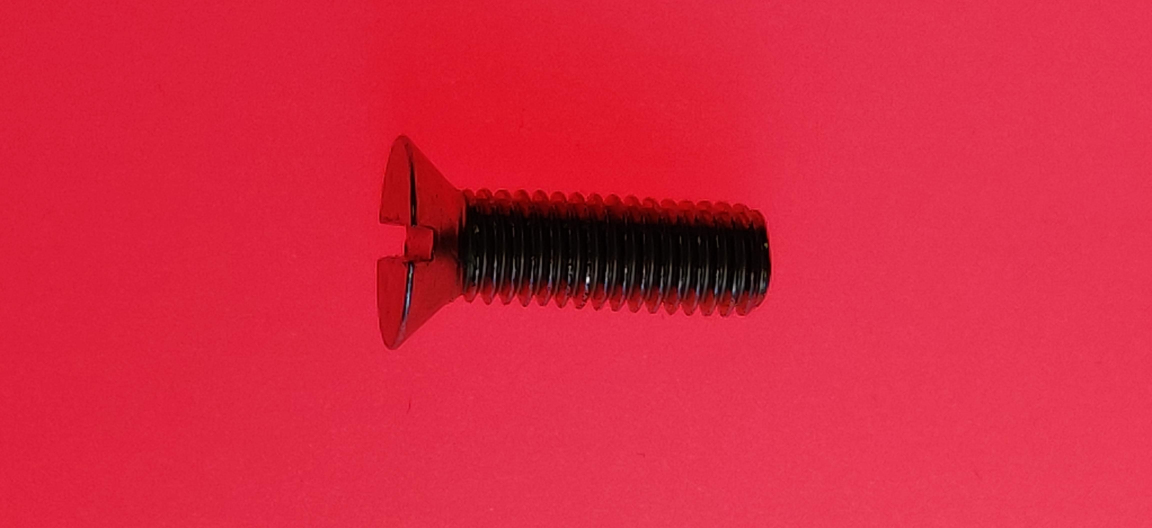
#> input picture Photos/IMG_20200217_125027.jpg, 4608 x 2112 px (shown at 1/4 size)
$ jupyter execute PhotoDataExtraction.ipynb
#> lines starting #> are read from the running program, lines starting #| are printed output that depends on the picture; after the words box and inside, x2 and y2 are one past the last pixel; in counts of white or black regions, pixels touching at a corner belong together
[cell 1]
import cv2
import numpy as np

[cell 2]
# image = cv2.imread("Photos/IMG_20200217_125023.jpg")
image = cv2.imread("Photos/IMG_20200217_125027.jpg")
#> image is the input picture: shape (2112, 4608, 3); mean B, G, R 65.3, 40.1, 215.5
# image = cv2.imread("Photos/IMG_20200217_124942.jpg")
# cv2.namedWindow('image')

def nothing(x):
    pass
val = 25
size = (24*val,11*val)
img = cv2.resize(image, size)
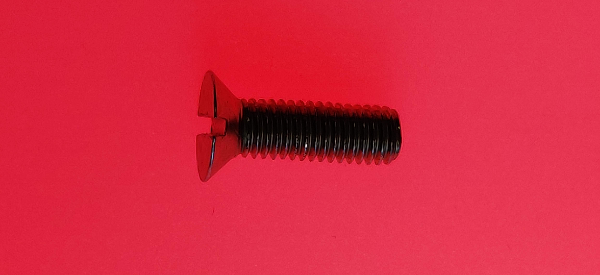
#> img: shape (275, 600, 3); mean B, G, R 65.2, 40, 215.4

# cv2.createTrackbar('TOP','image',0,255,nothing)
# cv2.createTrackbar('BOT','image',0,255,nothing)
top = 255
bot = 73

img_gray = cv2.cvtColor(img, cv2.COLOR_BGR2GRAY)
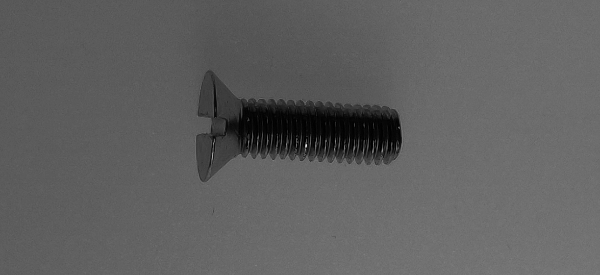
#> img_gray: shape (275, 600); min 0, max 234, mean 95.3
ret, thresh = cv2.threshold(img_gray, bot, top, cv2.THRESH_BINARY_INV)
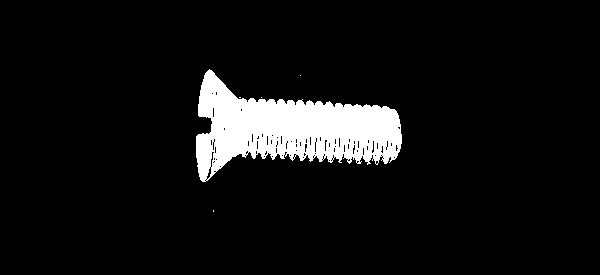
#> thresh: shape (275, 600); 7.3% white; 5 white regions (4 under 20 px), largest, box (x1, y1, x2, y2) and area: (196, 69, 402, 182) 11973
#> ret = 73
kernel1 = np.ones((5,5),np.uint8)
kernel2 = np.ones((9,9),np.uint8)
opening = cv2.morphologyEx(thresh, cv2.MORPH_OPEN, kernel1)
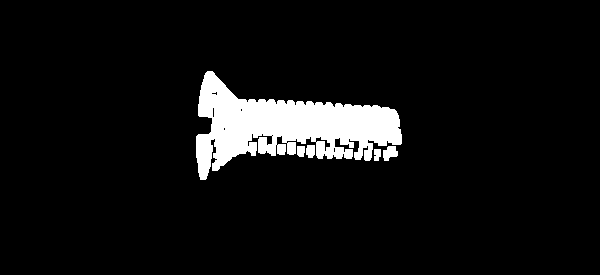
#> opening: shape (275, 600); 6.8% white; 5 white regions, box (x1, y1, x2, y2) and area: (196, 71, 402, 180) 10750, (383, 146, 398, 161) 159, (306, 145, 315, 158) 103, (297, 146, 305, 157) 81, (374, 149, 381, 161) 74
closing = cv2.morphologyEx(opening, cv2.MORPH_CLOSE, kernel2)
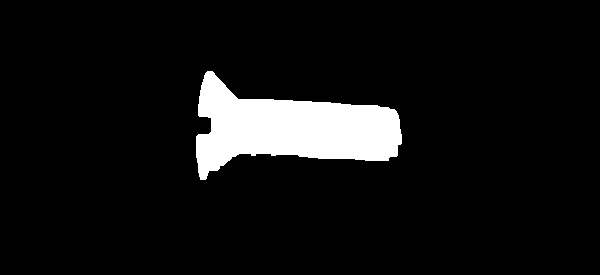
#> closing: shape (275, 600); 7.4% white; 1 white region
contours, hierarchy = cv2.findContours(closing, cv2.RETR_TREE, cv2.CHAIN_APPROX_SIMPLE)
#> contours = 1 contour; box (x1, y1, x2, y2) and area: (196, 71, 402, 180) 11848
show = cv2.cvtColor(closing, cv2.COLOR_GRAY2BGR)
#> show: shape (275, 600, 3); 7.4% white; 1 white region, box (x1, y1, x2, y2) and area: (196, 71, 402, 180) 12137
contour = cv2.cvtColor(show, cv2.COLOR_BGR2GRAY)
contour = cv2.cvtColor(contour, cv2.COLOR_GRAY2BGR)
epsilon = 0.01*cv2.arcLength(contours[0],True)
#> epsilon = 6.15
approx = cv2.approxPolyDP(contours[0],epsilon,True)
#> approx = contour of 11 points, box (x1, y1, x2, y2) (196, 71, 398, 180), area 10964
hull = cv2.convexHull(contours[0])
#> hull = contour of 24 points, box (x1, y1, x2, y2) (196, 71, 402, 180), area 16148
perimeter = cv2.arcLength(contours[0],True)
#> perimeter = 615.2
x,y,w,h = cv2.boundingRect(contours[0])
#> x = 196; y = 71; w = 206; h = 109
cv2.rectangle(contour,(x,y),(x+w,y+h),(0,255,0),2)
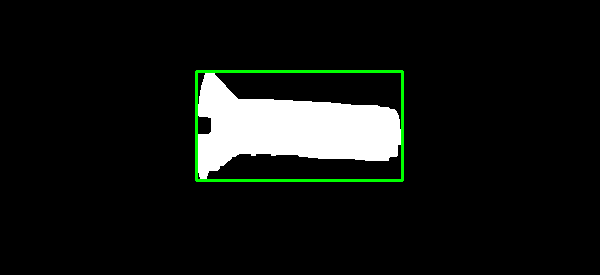
#> contour: shape (275, 600, 3); mean B, G, R 18.6, 21.5, 18.6

rect = cv2.minAreaRect(contours[0])
#> rect = ((295.4, 115.7), (206.3, 107.2), -5.93)
box = cv2.boxPoints(rect)
#> box = [[198.4, 179.7], [187.3, 73.05], [392.5, 51.74], [403.5, 158.4]]
box = np.int0(box)
#> box = [[198, 179], [187, 73], [392, 51], [403, 158]]
cv2.drawContours(show,[box],0,(0,0,255),2)

cv2.drawContours(show, approx, -1, (0,255,0), 5)
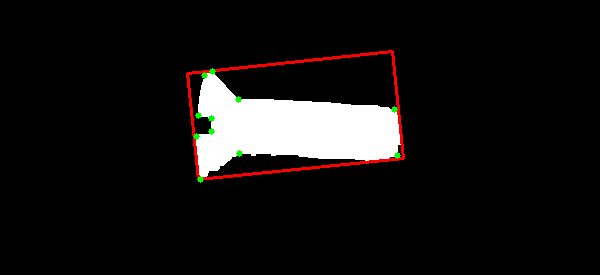
#> show: shape (275, 600, 3); mean B, G, R 18.3, 18.8, 21.1
for item in range(approx.shape[0]):
    cv2.line(show, (approx[item][0][0],approx[item][0][1]), (approx[(item + 1) % approx.shape[0]][0][0],approx[(item + 1) % approx.shape[0]][0][1]), (0,255,0), 3)
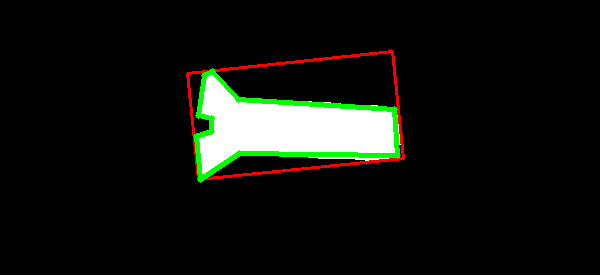
#> show: shape (275, 600, 3); 1.57% of pixels changed, all inside (x1, y1, x2, y2) = (194, 70, 400, 181)

cv2.imshow('image', show)

while(1):
    k = cv2.waitKey(1) & 0xFF
#> (key Esc is pressed here)
    if k == 27:
        break

    # get current positions of four trackbars
#     top = cv2.getTrackbarPos('TOP','image')
#     bot = cv2.getTrackbarPos('BOT','image')


cv2.destroyAllWindows()

$ run again, with Photos/IMG_20200217_125023.jpg copied over Photos/IMG_20200217_125027.jpg
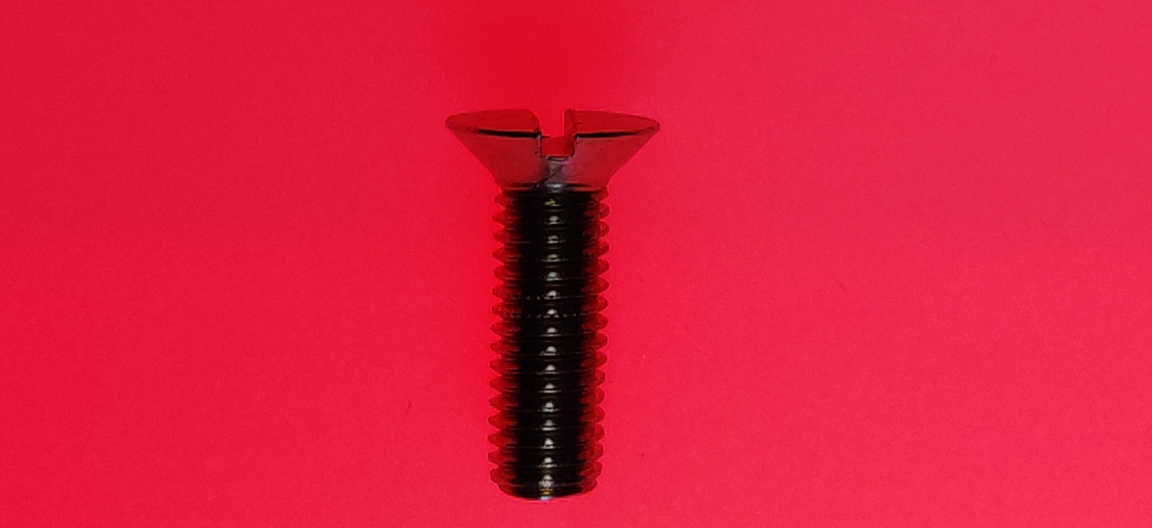
#> input picture Photos/IMG_20200217_125023.jpg, 4608 x 2112 px (shown at 1/4 size)
#> image is the input picture: shape (2112, 4608, 3); mean B, G, R 63.3, 29.7, 221.8
#> `ret, thresh = cv2.threshold(img_gray, bot, top, cv2.THRESH_BINARY_INV)`:
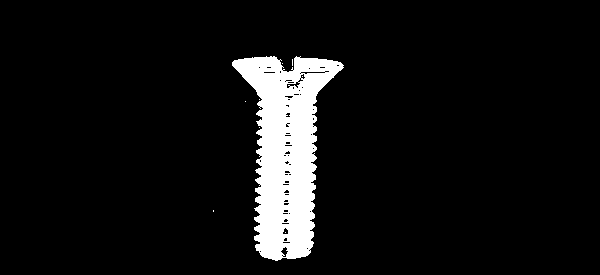
#> thresh: shape (275, 600); 7.2% white; 9 white regions (8 under 20 px), largest, box (x1, y1, x2, y2) and area: (232, 56, 344, 261) 11946
#> ret = 73
#> opening: shape (275, 600); 6.9% white; 1 white region, box (x1, y1, x2, y2) and area: (233, 57, 341, 260) 11459
#> closing: shape (275, 600); 7.4% white; 1 white region
#> contours = 1 contour; box (x1, y1, x2, y2) and area: (233, 57, 341, 260) 11989
#> epsilon = 6.16
#> approx = contour of 12 points, box (x1, y1, x2, y2) (234, 57, 341, 260), area 11667
#> hull = contour of 23 points, box (x1, y1, x2, y2) (233, 57, 341, 260), area 16234
#> perimeter = 616.2
#> x = 233; y = 57; w = 108; h = 203
#> contour: shape (275, 600, 3); mean B, G, R 18.8, 21.7, 18.8
#> rect = ((286.5, 158), (202, 107), -90)
#> box = [[340, 259], [233, 259], [233, 57], [340, 57]]
#> after the loop `for item in range(approx.shape[0]):`:
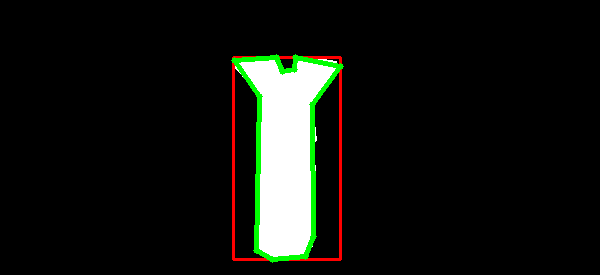
#> show: shape (275, 600, 3); mean B, G, R 16, 20.4, 18.4

$ run again, with Photos/IMG_20200217_124942.jpg copied over Photos/IMG_20200217_125027.jpg
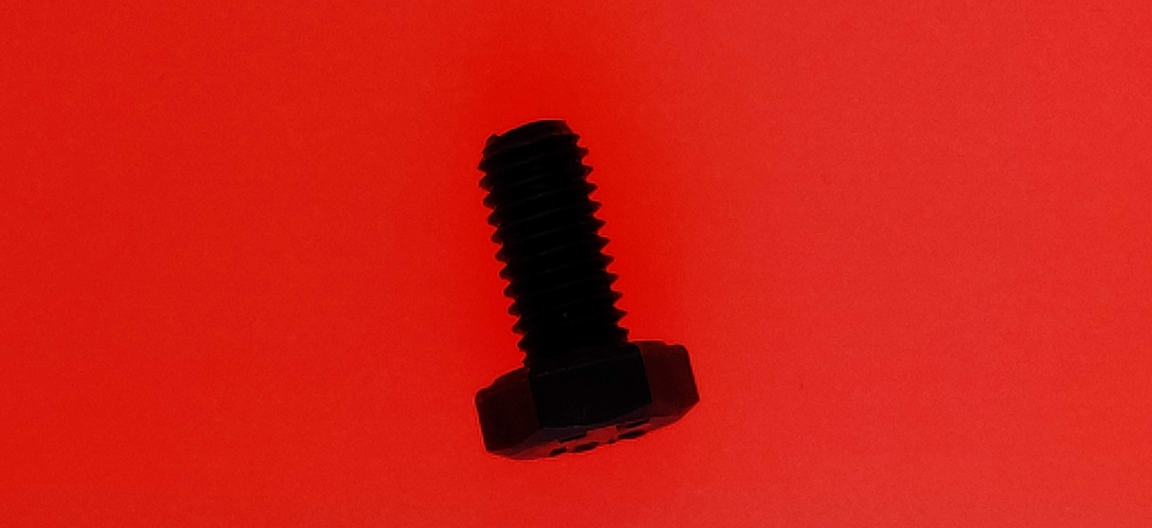
#> input picture Photos/IMG_20200217_124942.jpg, 4608 x 2112 px (shown at 1/4 size)
#> image is the input picture: shape (2112, 4608, 3); mean B, G, R 21.9, 30.7, 205.9
#> `ret, thresh = cv2.threshold(img_gray, bot, top, cv2.THRESH_BINARY_INV)`:
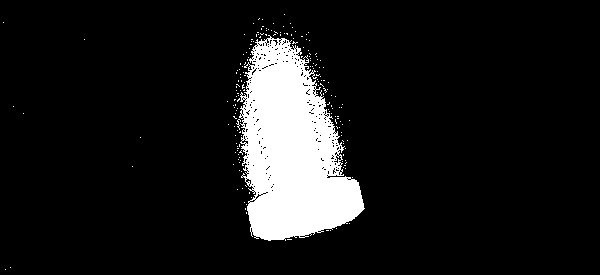
#> thresh: shape (275, 600); 10.1% white; 189 white regions (188 under 20 px), largest, box (x1, y1, x2, y2) and area: (239, 35, 365, 241) 16383
#> ret = 73
#> opening: shape (275, 600); 8.8% white; 2 white regions, box (x1, y1, x2, y2) and area: (244, 46, 364, 240) 14420, (256, 47, 261, 53) 30
#> closing: shape (275, 600); 9% white; 1 white region
#> contours = 1 contour; box (x1, y1, x2, y2) and area: (244, 46, 364, 240) 14586
#> epsilon = 6.1
#> approx = contour of 14 points, box (x1, y1, x2, y2) (244, 47, 364, 240), area 14602
#> hull = contour of 31 points, box (x1, y1, x2, y2) (244, 46, 364, 240), area 16186
#> perimeter = 610
#> x = 244; y = 46; w = 120; h = 194
#> contour: shape (275, 600, 3); mean B, G, R 22.9, 25.8, 22.9
#> rect = ((289.2, 138.9), (114.9, 194), -12.99)
#> `box = cv2.boxPoints(rect)`: box = [[255.1, 246.3], [211.4, 57.28], [323.4, 31.44], [367, 220.5]]
#> `box = np.int0(box)`: box = [[255, 246], [211, 57], [323, 31], [367, 220]]
#> after the loop `for item in range(approx.shape[0]):`:
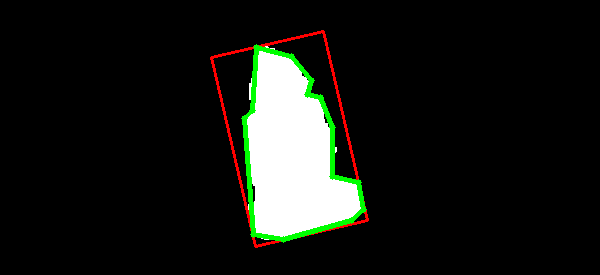
#> show: shape (275, 600, 3); mean B, G, R 20.6, 24.7, 22.8
